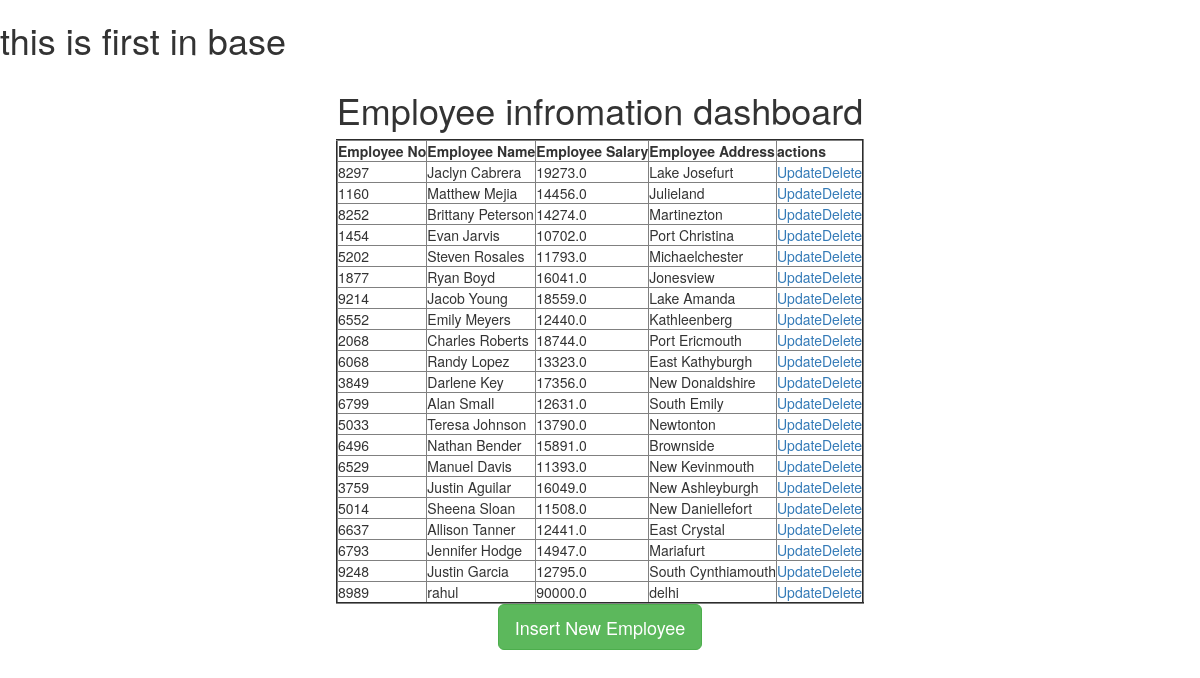
The page / on the database its author committed.
### crudFBVapp/models.py (models this page shows)
class Employee(models.Model):
    eno = models.IntegerField()
    ename= models.CharField(max_length=64)
    esal = models.FloatField()
    eaddr= models.CharField(max_length=256)

### crudFBVapp/views.py (the view)
# urls.py: path('',views.retrieve_view),
def retrieve_view(request):
    employees=Employee.objects.all()
    return render(request,'tempapp/index.html',{'emppass':employees})

### template/tempapp/index.html
<!DOCTYPE html>
{%extends 'tempapp/base.html' %}
      {%block body_block%}
      <h1>Employee infromation dashboard</h1>
      <table border="2">
        <thead>
          <th>Employee No</th>
          <th>Employee Name</th>
          <th>Employee Salary</th>
          <th>Employee Address</th>
          <th>actions</th>
        </thead>
      {% for emp in emppass %}
       <tr>
         <td>{{emp.eno}}</td>
         <td>{{emp.ename}}</td>
         <td>{{emp.esal}}</td>
         <td>{{emp.eaddr}}</td>
         <td><a href="#">Update</a><a href="#">Delete</a></td>
      </tr>
      {%endfor%}
      </table>
      <a href="/create" class='btn btn-success btn-lg'>Insert New Employee</a>
      {%endblock %}

### template/tempapp/base.html (shortened to what this page needs)
<!DOCTYPE html>
<html lang="en" dir="ltr">
  <head>
<link rel="stylesheet" href="https://maxcdn.bootstrapcdn.com/bootstrap/3.3.7/css/bootstrap.min.css">
  </head>
  <body>
 <h1> this is first in base</h1>
    <div class="container" align= 'center'>
      {%block body_block%}
      {%endblock %}
    </div>
  </body>
</html>

### rows shown on the page
Employee: eno "8297", ename "Jaclyn Cabrera", esal "19273.0", eaddr "Lake Josefurt"
Employee: eno "1160", ename "Matthew Mejia", esal "14456.0", eaddr "Julieland"
Employee: eno "8252", ename "Brittany Peterson", esal "14274.0", eaddr "Martinezton"
Employee: eno "1454", ename "Evan Jarvis", esal "10702.0", eaddr "Port Christina"
Employee: eno "5202", ename "Steven Rosales", esal "11793.0", eaddr "Michaelchester"
Employee: eno "1877", ename "Ryan Boyd", esal "16041.0", eaddr "Jonesview"
Employee: eno "9214", ename "Jacob Young", esal "18559.0", eaddr "Lake Amanda"
Employee: eno "6552", ename "Emily Meyers", esal "12440.0", eaddr "Kathleenberg"
Employee: eno "2068", ename "Charles Roberts", esal "18744.0", eaddr "Port Ericmouth"
Employee: eno "6068", ename "Randy Lopez", esal "13323.0", eaddr "East Kathyburgh"
Employee: eno "3849", ename "Darlene Key", esal "17356.0", eaddr "New Donaldshire"
Employee: eno "6799", ename "Alan Small", esal "12631.0", eaddr "South Emily"
Employee: eno "5033", ename "Teresa Johnson", esal "13790.0", eaddr "Newtonton"
Employee: eno "6496", ename "Nathan Bender", esal "15891.0", eaddr "Brownside"
Employee: eno "6529", ename "Manuel Davis", esal "11393.0", eaddr "New Kevinmouth"
Employee: eno "3759", ename "Justin Aguilar", esal "16049.0", eaddr "New Ashleyburgh"
Employee: eno "5014", ename "Sheena Sloan", esal "11508.0", eaddr "New Daniellefort"
Employee: eno "6637", ename "Allison Tanner", esal "12441.0", eaddr "East Crystal"
Employee: eno "6793", ename "Jennifer Hodge", esal "14947.0", eaddr "Mariafurt"
Employee: eno "9248", ename "Justin Garcia", esal "12795.0", eaddr "South Cynthiamouth"
Employee: eno "8989", ename "rahul", esal "90000.0", eaddr "delhi"
